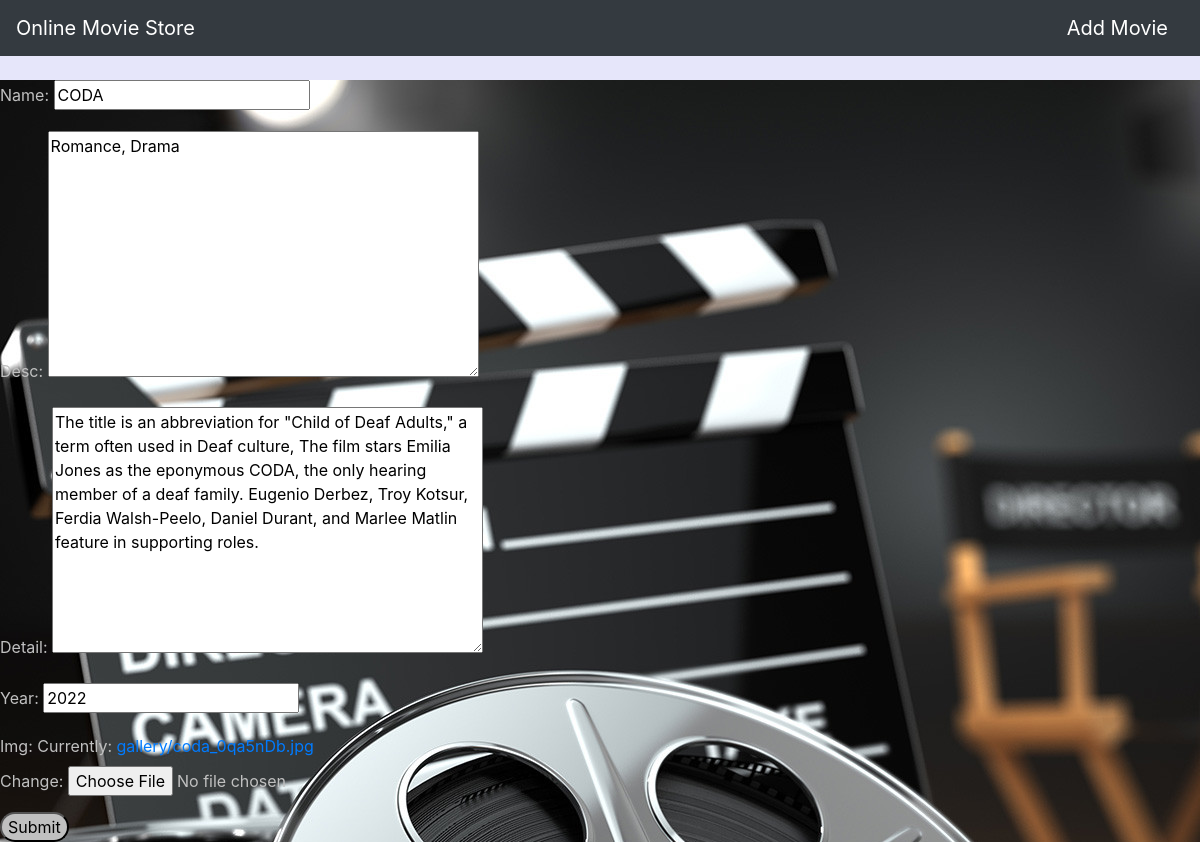
The app's page /update/2/ with its own data.
### movieapp/models.py (models this page shows)
class Movie(models.Model):
    name=models.CharField(max_length=250)
    desc=models.TextField()
    detail=models.TextField()
    year=models.IntegerField()
    img=models.ImageField(upload_to='gallery')

### movieapp/views.py (the view)
# urls.py: path('update/<int:id>/',views.updatemovie,name='update_movie'),
def updatemovie(request,id):
    movie=Movie.objects.get(id=id)
    form=movieform(request.POST or None,instance=movie)
    if form.is_valid():
        form.save()
        return redirect('/')
    return render(request,'update.html',{'form':form,'movie':movie})

### movieapp/forms.py
class movieform(forms.ModelForm):
    class Meta:
        model=Movie
        fields=['name','desc','detail','year','img']

### templates/update.html (shortened to what this page needs)
{% extends 'base.html' %}
{% load static %}
{% block body %}
<br>
<form method="post" enctype="multipart/form-data" style="color:silver;background-image:url({% static 'images/bg7.jpg' %});">
    {{form.as_p}}
    <input type="submit" style="border-radius:1em 1em 1em;background-color:silver;">
</form>
{% endblock %}

### static/style.css (style rules this page uses)
body { background-color:lavender; }

### records on screen
Movie: name "CODA", desc "Romance, Drama", detail "The title is an abbreviation for \"Child of Deaf Adults,\" a term often used in Deaf culture, The film stars Emilia Jones as the eponymous CODA, the only hearing member of a deaf family. Eugenio Derbez, Troy Kotsur, Ferdia Walsh-Peelo, Daniel Durant, and Marlee Matlin feature in supporting roles.", year "2022"
